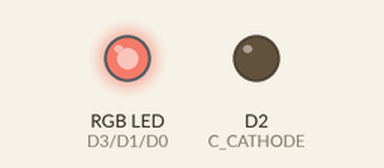
Recording of a sketch running on a simulated ESP8266 (NodeMCU). Shown: an RGB LED mixed from three pins (HIGH = lit), output pins drawn as LEDs (lit = HIGH). Dim RGB values are drawn brighter than linear; random numbers use the default seed unless the sketch sets one.

Above: at 0.1 s.
At 5.1 s:
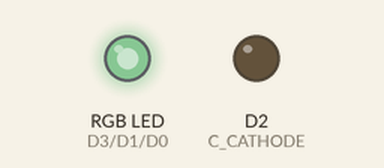
At 10.1 s:
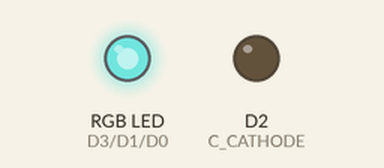
At 20.1 s:
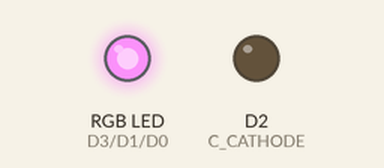
At 29.6 s:
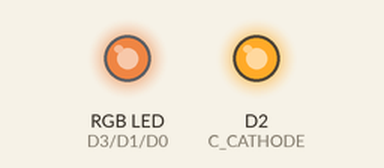
At 39.75 s:
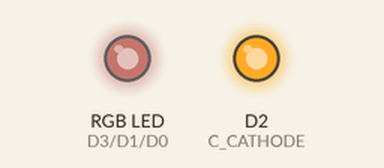
Timing chart, 0 to 40.0 s (numbered marks = the images above):
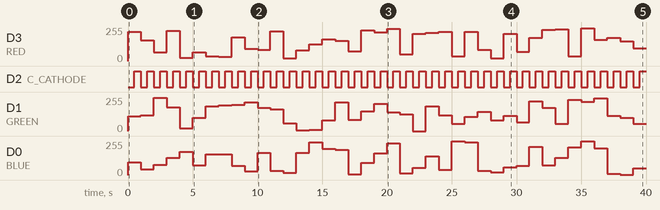

The sketch:

rgb_blink.ino
```cpp
/*
 * RGB Blink.
 * The three colour channels are D0, D1 and D3.
 * The common cathode is connected to D2.
 */


// These are the defines for the colour channels.
#define RED D3
#define GREEN D1
#define BLUE D0
#define C_CATHODE D2

void setup() {
  // put your setup code here, to run once:

  // Set pin directions
  pinMode(RED, OUTPUT);
  pinMode(GREEN, OUTPUT);
  pinMode(BLUE, OUTPUT);
  pinMode(C_CATHODE, OUTPUT);

  // Set PWM ang logic levels
  analogWrite(RED, 0);
  analogWrite(GREEN, 0);
  analogWrite(BLUE, 0);
  digitalWrite(C_CATHODE, 0);


  randomSeed(8472);  // Change the seed of the random-number generator

}

void loop() {
  // put your main code here, to run repeatedly:

  digitalWrite(C_CATHODE, 0); // turn on the LED
  analogWrite(RED, random(0, 255)); // Set a random duty cycle between 0 and 100%
  analogWrite(GREEN, random(0, 255)); // Set a random duty cycle between 0 and 100%
  analogWrite(BLUE, random(0, 255)); // Set a random duty cycle between 0 and 100%

  delay(500);

  digitalWrite(C_CATHODE, 1); // Turn off the LED

  delay(500);

}
```

Measured:
- by itself, D3 (RED): 0/255 → 219/255 at 0.00 s, → 156/255 1.0 s later, → 67/255 1.0 s later, → 227/255 1.0 s later, … (40 changes in this stretch)
- by itself, D2 (C_CATHODE): alternates HIGH for 0.50 s and LOW for 0.50 s
- by itself, D1 (GREEN): 0/255 → 110/255 at 0.00 s, → 119/255 1.0 s later, → 249/255 1.0 s later, → 177/255 1.0 s later, … (40 changes in this stretch)
- by itself, D0 (BLUE): 0/255 → 94/255 at 0.00 s, → 44/255 1.0 s later, → 78/255 1.0 s later, → 130/255 1.0 s later, … (40 changes in this stretch)
